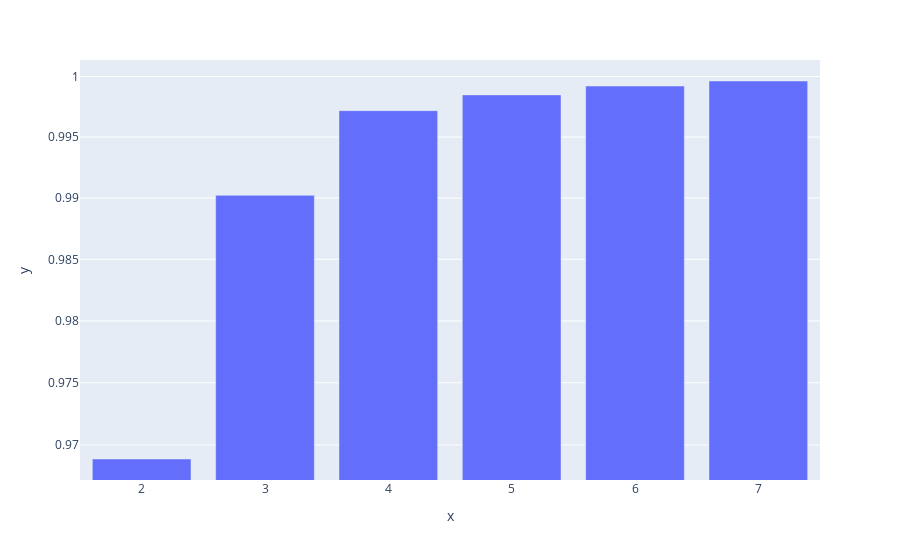

The notebook cell saved with this chart:
### Code cell
plottwo = px.bar(x = [2,3,4,5,6,7],
                 y = explained_list,
                log_y=True)
plottwo.show()

### Figure 1 — Plotly figure (JSON) as saved in the notebook; plotly's stock layout.template omitted (floating-point values rounded to 4 significant figures)
{"data": [{"alignmentgroup": "True", "hovertemplate": "x=%{x}<br>y=%{y}<extra></extra>", "legendgroup": "", "marker": {"color": "#636efa", "pattern": {"shape": ""}}, "name": "", "offsetgroup": "", "orientation": "v", "showlegend": false, "textposition": "auto", "type": "bar", "x": [2, 3, 4, 5, 6, 7], "xaxis": "x", "y": [0.9689, 0.9902, 0.9972, 0.9985, 0.9992, 0.9996], "yaxis": "y"}], "layout": {"autosize": true, "barmode": "relative", "legend": {"tracegroupgap": 0}, "margin": {"t": 60}, "xaxis": {"anchor": "y", "autorange": true, "domain": [0, 1], "range": [1.5, 7.5], "title": {"text": "x"}, "type": "linear"}, "yaxis": {"anchor": "x", "autorange": true, "domain": [0, 1], "range": [-0.01449, 0.0005919], "title": {"text": "y"}, "type": "log"}}}
